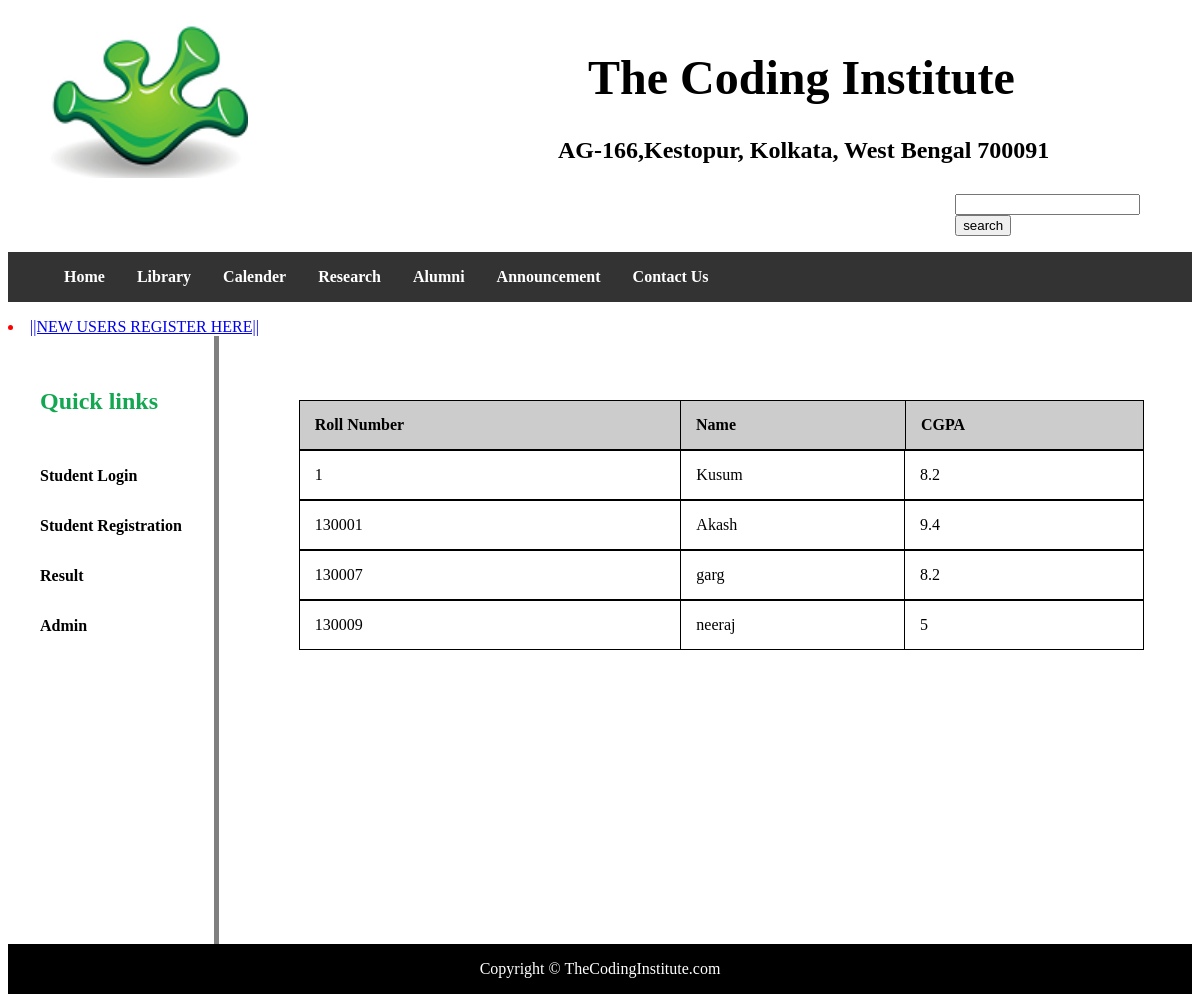
/resulttable.php, run on the app's committed database.
### tables this page shows
CREATE TABLE `results` (
  `S.NO` int(11) NOT NULL,
  `Marks` double DEFAULT NULL,
  `StudentID` int(11) NOT NULL
);

CREATE TABLE `userprofile` (
  `ID` int(11) NOT NULL,
  `NAME` varchar(100) DEFAULT NULL,
  `Password` varchar(20) DEFAULT NULL,
  `Age` int(11) DEFAULT NULL,
  `Contact` bigint(11) DEFAULT NULL,
  `RollNo` int(11) DEFAULT NULL
);

### resulttable.php (the view, shortened to what this page needs)
<!DOCTYPE html>
<html>
<head>
<link rel="stylesheet" type="text/css" href="mystyle.css">
</head>
<body>
<div style="padding: 10px;">
<img src="logo1.png" alt="College logo" style="width:200px;height:160px;float:left;margin-left:30px;">
<h1 style = "font-size:3em;">The Coding Institute</h1>
<h2> AG-166,Kestopur, Kolkata, West Bengal 700091</h2>
</div>
<div style="padding-left:80%;">
<form action="search.php" method="get">
  <input list="browsers" name="browser">
  <input type="submit" value = "search">
</form>
</div>
<div style= "clear:right">
<span >
<ul>
  <li><a href="web.php">Home</a></li>
  <li><a href="library.php">Library</a></li>
  <li><a href="calender.php">Calender</a></li>
  <li><a href="research.php">Research</a></li>
  <li><a href="alumni.php">Alumni</a></li>
    <li><a href="announcement.php">Announcement</a></li>
	<li><a href="contact.php">Contact Us</a></li>
</ul>
</span>
</div>
<MARQUEE style="color:red" BGCOLOR=#f5f5f5 >
<li><a href="registration.php">||NEW USERS REGISTER HERE||</a></li>
</MARQUEE>
<nav>
<h2 style = "color:#13a751;padding: 16px;">Quick links</h2>
<ul>
    <li><a href="studentlogin.php">Student Login</a></li>
    <li><a href="registration.php">Student Registration</a></li>
	<li><a href="result.php">Result</a></li>
	<li><a href="admin.php">Admin</a></li>
  </ul>
</nav>
<article>
<?php
$con=new mySqli("localhost","root","","college_database");
$sql="select * from results r inner join userprofile up on r.StudentID=up.ID";
$results=$con->query($sql);
if($results->num_rows>0)
{
echo "<table align=\"centre\">
<tr><td style = \"background-color: #ccc;\"><b>Roll Number</b></td>
<td style = \"background-color: #ccc;\"><b>Name</b></td>
<td style = \"background-color: #ccc;\"><b>CGPA</b></td></tr></table>";
while($rows=$results->fetch_assoc())
echo "<table align=\"centre\">
<tr><td style=\"width:45.2%;\">".$rows["RollNo"]."</td><td style=\"width:26.5%;\">".$rows["NAME"]."</td><td>".$rows["Marks"]."</td></tr></table>";
}
?>
</article>
<footer>Copyright &copy; TheCodingInstitute.com</footer>
</body>

### mystyle.css (style rules this page uses)
footer { padding: 1em; color: white; background-color: black; clear: left; text-align: center; }
h1 { padding-left: 570px; }
h2 { padding-left: 540px; }
span ul { font-weight: bold; list-style-type: none; overflow: hidden; background-color: #333333; }
span li { float: left; }
span li a { display: block; color: white; padding: 16px; text-decoration: none; }
nav { font-weight: bold; float: left; max-width: 200px; margin: 0; padding: 1em; }
nav ul { overflow: hidden; list-style-type: none; padding: 0; }
nav li a { display: block; padding: 16px; text-decoration: none; }
nav ul a { text-decoration: none; color:black }
article { margin-left: 170px; border-left: 5px solid gray; padding-left: 5em; padding-top:4em; padding-right:3em; padding-bottom:9em; overflow: hidden; min-height:400px; }

### resulttable.php (style rules this page uses)
table, td, th { border: 1px solid black; text-align: left; }
table { border-collapse: collapse; width: 100%; }
th, td { padding: 15px; }
form { font-weight: bold; }

### data on the page
results: userprofile.RollNo "1", userprofile.NAME "Kusum", Marks "8.2"
results: userprofile.RollNo "130001", userprofile.NAME "Akash", Marks "9.4"
results: userprofile.RollNo "130007", userprofile.NAME "garg", Marks "8.2"
results: userprofile.RollNo "130009", userprofile.NAME "neeraj", Marks "5"
